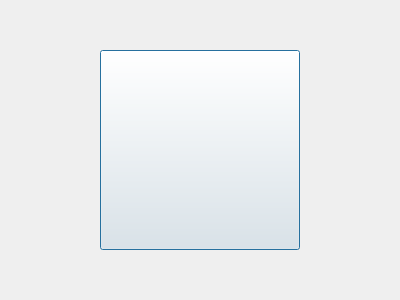
<?xml version="1.0" encoding="UTF-8"?>
<ui version="4.0">
 <class>Dialog</class>
 <widget class="QDialog" name="Dialog">
  <property name="geometry">
   <rect>
    <x>0</x>
    <y>0</y>
    <width>400</width>
    <height>300</height>
   </rect>
  </property>
  <property name="windowTitle">
   <string>Dialog</string>
  </property>
  <widget class="QPushButton" name="pushButton">
   <property name="geometry">
    <rect>
     <x>100</x>
     <y>50</y>
     <width>200</width>
     <height>200</height>
    </rect>
   </property>
   <property name="sizePolicy">
    <sizepolicy hsizetype="Fixed" vsizetype="Fixed">
     <horstretch>0</horstretch>
     <verstretch>0</verstretch>
    </sizepolicy>
   </property>
   <property name="text">
    <string/>
   </property>
   <property name="iconSize">
    <size>
     <width>200</width>
     <height>200</height>
    </size>
   </property>
  </widget>
 </widget>
 <layoutdefault spacing="6" margin="11"/>
 <resources/>
 <connections/>
</ui>
